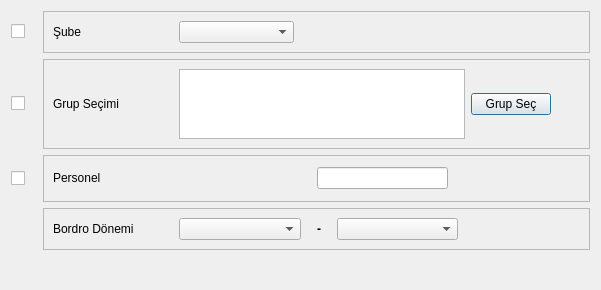
<?xml version="1.0" encoding="UTF-8"?>
<ui version="4.0">
 <class>PRS_UCRET_PUSULASI_BATCH</class>
 <widget class="QDialog" name="PRS_UCRET_PUSULASI_BATCH">
  <property name="geometry">
   <rect>
    <x>0</x>
    <y>0</y>
    <width>601</width>
    <height>290</height>
   </rect>
  </property>
  <property name="sizePolicy">
   <sizepolicy hsizetype="Expanding" vsizetype="Fixed">
    <horstretch>0</horstretch>
    <verstretch>0</verstretch>
   </sizepolicy>
  </property>
  <property name="minimumSize">
   <size>
    <width>601</width>
    <height>290</height>
   </size>
  </property>
  <property name="maximumSize">
   <size>
    <width>601</width>
    <height>290</height>
   </size>
  </property>
  <property name="windowTitle">
   <string>Dialog</string>
  </property>
  <layout class="QGridLayout" name="gridLayout_4" rowstretch="1,1,1,1,1" columnstretch="10,10,2">
   <property name="sizeConstraint">
    <enum>QLayout::SetDefaultConstraint</enum>
   </property>
   <item row="1" column="0">
    <widget class="QCheckBox" name="checkBox_gruplar">
     <property name="sizePolicy">
      <sizepolicy hsizetype="Fixed" vsizetype="Fixed">
       <horstretch>0</horstretch>
       <verstretch>0</verstretch>
      </sizepolicy>
     </property>
     <property name="minimumSize">
      <size>
       <width>26</width>
       <height>0</height>
      </size>
     </property>
     <property name="text">
      <string/>
     </property>
    </widget>
   </item>
   <item row="1" column="1" colspan="2">
    <widget class="QFrame" name="frame_gruplar">
     <property name="sizePolicy">
      <sizepolicy hsizetype="Expanding" vsizetype="Fixed">
       <horstretch>0</horstretch>
       <verstretch>0</verstretch>
      </sizepolicy>
     </property>
     <property name="frameShape">
      <enum>QFrame::StyledPanel</enum>
     </property>
     <property name="frameShadow">
      <enum>QFrame::Raised</enum>
     </property>
     <layout class="QGridLayout" name="gridLayout" columnstretch="10,10,2,1">
      <item row="0" column="3">
       <spacer name="horizontalSpacer_3">
        <property name="orientation">
         <enum>Qt::Horizontal</enum>
        </property>
        <property name="sizeHint" stdset="0">
         <size>
          <width>23</width>
          <height>27</height>
         </size>
        </property>
       </spacer>
      </item>
      <item row="0" column="0">
       <widget class="QLabel" name="label">
        <property name="sizePolicy">
         <sizepolicy hsizetype="Fixed" vsizetype="Fixed">
          <horstretch>0</horstretch>
          <verstretch>0</verstretch>
         </sizepolicy>
        </property>
        <property name="minimumSize">
         <size>
          <width>120</width>
          <height>0</height>
         </size>
        </property>
        <property name="text">
         <string>Grup Seçimi</string>
        </property>
       </widget>
      </item>
      <item row="0" column="1">
       <widget class="QLimitedTextEdit" name="limitedTextEdit_gruplar">
        <property name="sizePolicy">
         <sizepolicy hsizetype="Expanding" vsizetype="Expanding">
          <horstretch>0</horstretch>
          <verstretch>0</verstretch>
         </sizepolicy>
        </property>
        <property name="maximumSize">
         <size>
          <width>16777215</width>
          <height>70</height>
         </size>
        </property>
       </widget>
      </item>
      <item row="0" column="2">
       <widget class="QPushButton" name="pushButton_gruplar">
        <property name="text">
         <string>Grup Seç</string>
        </property>
       </widget>
      </item>
     </layout>
    </widget>
   </item>
   <item row="2" column="0">
    <widget class="QCheckBox" name="checkBox_personel">
     <property name="sizePolicy">
      <sizepolicy hsizetype="Fixed" vsizetype="Fixed">
       <horstretch>0</horstretch>
       <verstretch>0</verstretch>
      </sizepolicy>
     </property>
     <property name="text">
      <string/>
     </property>
    </widget>
   </item>
   <item row="2" column="1" colspan="2">
    <widget class="QFrame" name="frame_personel">
     <property name="sizePolicy">
      <sizepolicy hsizetype="Expanding" vsizetype="Fixed">
       <horstretch>0</horstretch>
       <verstretch>0</verstretch>
      </sizepolicy>
     </property>
     <property name="frameShape">
      <enum>QFrame::StyledPanel</enum>
     </property>
     <property name="frameShadow">
      <enum>QFrame::Raised</enum>
     </property>
     <layout class="QGridLayout" name="gridLayout_2" columnstretch="5,0,0,0">
      <item row="0" column="0">
       <widget class="QLabel" name="label_8">
        <property name="sizePolicy">
         <sizepolicy hsizetype="Fixed" vsizetype="Fixed">
          <horstretch>0</horstretch>
          <verstretch>0</verstretch>
         </sizepolicy>
        </property>
        <property name="minimumSize">
         <size>
          <width>120</width>
          <height>0</height>
         </size>
        </property>
        <property name="text">
         <string>Personel</string>
        </property>
       </widget>
      </item>
      <item row="0" column="1">
       <widget class="QSearchEdit" name="searchEdit_personel_kodu">
        <property name="sizePolicy">
         <sizepolicy hsizetype="Expanding" vsizetype="Fixed">
          <horstretch>0</horstretch>
          <verstretch>0</verstretch>
         </sizepolicy>
        </property>
        <property name="maximumSize">
         <size>
          <width>16777215</width>
          <height>16777215</height>
         </size>
        </property>
        <property name="whatsThis">
         <string>Arama widget. </string>
        </property>
        <property name="QSearchEdit" stdset="0">
         <rect>
          <x>0</x>
          <y>0</y>
          <width>100</width>
          <height>100</height>
         </rect>
        </property>
       </widget>
      </item>
      <item row="0" column="2">
       <widget class="QLineEdit" name="lineEdit_personel_adi"/>
      </item>
      <item row="0" column="3">
       <spacer name="horizontalSpacer">
        <property name="orientation">
         <enum>Qt::Horizontal</enum>
        </property>
        <property name="sizeHint" stdset="0">
         <size>
          <width>23</width>
          <height>27</height>
         </size>
        </property>
       </spacer>
      </item>
     </layout>
    </widget>
   </item>
   <item row="3" column="1" colspan="2">
    <widget class="QFrame" name="frame_bordro_donemi">
     <property name="sizePolicy">
      <sizepolicy hsizetype="Expanding" vsizetype="Fixed">
       <horstretch>0</horstretch>
       <verstretch>0</verstretch>
      </sizepolicy>
     </property>
     <property name="frameShape">
      <enum>QFrame::StyledPanel</enum>
     </property>
     <property name="frameShadow">
      <enum>QFrame::Raised</enum>
     </property>
     <layout class="QGridLayout" name="gridLayout_3" columnstretch="5,5,1,5,5">
      <item row="0" column="0">
       <widget class="QLabel" name="label_3">
        <property name="sizePolicy">
         <sizepolicy hsizetype="Fixed" vsizetype="Fixed">
          <horstretch>0</horstretch>
          <verstretch>0</verstretch>
         </sizepolicy>
        </property>
        <property name="minimumSize">
         <size>
          <width>120</width>
          <height>0</height>
         </size>
        </property>
        <property name="text">
         <string>Bordro Dönemi</string>
        </property>
       </widget>
      </item>
      <item row="0" column="1">
       <widget class="QComboBox" name="comboBox_bordro_ay"/>
      </item>
      <item row="0" column="2">
       <widget class="QLabel" name="label_2">
        <property name="font">
         <font>
          <weight>75</weight>
          <bold>true</bold>
         </font>
        </property>
        <property name="text">
         <string>-</string>
        </property>
        <property name="alignment">
         <set>Qt::AlignCenter</set>
        </property>
       </widget>
      </item>
      <item row="0" column="3">
       <widget class="QComboBox" name="comboBox_bordro_yil"/>
      </item>
      <item row="0" column="4">
       <spacer name="horizontalSpacer_6">
        <property name="orientation">
         <enum>Qt::Horizontal</enum>
        </property>
        <property name="sizeHint" stdset="0">
         <size>
          <width>40</width>
          <height>20</height>
         </size>
        </property>
       </spacer>
      </item>
     </layout>
    </widget>
   </item>
   <item row="4" column="1">
    <spacer name="horizontalSpacer_2">
     <property name="orientation">
      <enum>Qt::Horizontal</enum>
     </property>
     <property name="sizeHint" stdset="0">
      <size>
       <width>420</width>
       <height>20</height>
      </size>
     </property>
    </spacer>
   </item>
   <item row="4" column="2">
    <widget class="QWidget" name="widget_batch_buttons" native="true">
     <property name="sizePolicy">
      <sizepolicy hsizetype="Expanding" vsizetype="Expanding">
       <horstretch>0</horstretch>
       <verstretch>0</verstretch>
      </sizepolicy>
     </property>
    </widget>
   </item>
   <item row="0" column="1" colspan="2">
    <widget class="QFrame" name="frame_subeler">
     <property name="sizePolicy">
      <sizepolicy hsizetype="Expanding" vsizetype="Fixed">
       <horstretch>0</horstretch>
       <verstretch>0</verstretch>
      </sizepolicy>
     </property>
     <property name="frameShape">
      <enum>QFrame::StyledPanel</enum>
     </property>
     <property name="frameShadow">
      <enum>QFrame::Raised</enum>
     </property>
     <layout class="QGridLayout" name="gridLayout_5" columnstretch="10,6,15">
      <item row="0" column="0">
       <widget class="QLabel" name="label_4">
        <property name="sizePolicy">
         <sizepolicy hsizetype="Fixed" vsizetype="Fixed">
          <horstretch>0</horstretch>
          <verstretch>0</verstretch>
         </sizepolicy>
        </property>
        <property name="minimumSize">
         <size>
          <width>120</width>
          <height>0</height>
         </size>
        </property>
        <property name="text">
         <string>Şube</string>
        </property>
       </widget>
      </item>
      <item row="0" column="1">
       <widget class="QComboBox" name="combo_box_subeler">
        <property name="sizePolicy">
         <sizepolicy hsizetype="Expanding" vsizetype="Fixed">
          <horstretch>0</horstretch>
          <verstretch>0</verstretch>
         </sizepolicy>
        </property>
       </widget>
      </item>
      <item row="0" column="2">
       <spacer name="horizontalSpacer_7">
        <property name="orientation">
         <enum>Qt::Horizontal</enum>
        </property>
        <property name="sizeHint" stdset="0">
         <size>
          <width>291</width>
          <height>20</height>
         </size>
        </property>
       </spacer>
      </item>
     </layout>
    </widget>
   </item>
   <item row="0" column="0">
    <widget class="QCheckBox" name="checkBox_subeler">
     <property name="sizePolicy">
      <sizepolicy hsizetype="Fixed" vsizetype="Fixed">
       <horstretch>0</horstretch>
       <verstretch>0</verstretch>
      </sizepolicy>
     </property>
     <property name="minimumSize">
      <size>
       <width>26</width>
       <height>0</height>
      </size>
     </property>
     <property name="text">
      <string/>
     </property>
    </widget>
   </item>
  </layout>
 </widget>
 <customwidgets>
  <customwidget>
   <class>QLimitedTextEdit</class>
   <extends>QTextEdit</extends>
   <header>QLimitedTextEdit.h</header>
  </customwidget>
  <customwidget>
   <class>QSearchEdit</class>
   <extends>QWidget</extends>
   <header>QSearchEdit.h</header>
  </customwidget>
 </customwidgets>
 <tabstops>
  <tabstop>checkBox_subeler</tabstop>
  <tabstop>combo_box_subeler</tabstop>
  <tabstop>checkBox_gruplar</tabstop>
  <tabstop>limitedTextEdit_gruplar</tabstop>
  <tabstop>pushButton_gruplar</tabstop>
  <tabstop>checkBox_personel</tabstop>
  <tabstop>lineEdit_personel_adi</tabstop>
  <tabstop>comboBox_bordro_ay</tabstop>
  <tabstop>comboBox_bordro_yil</tabstop>
 </tabstops>
 <resources/>
 <connections/>
</ui>
